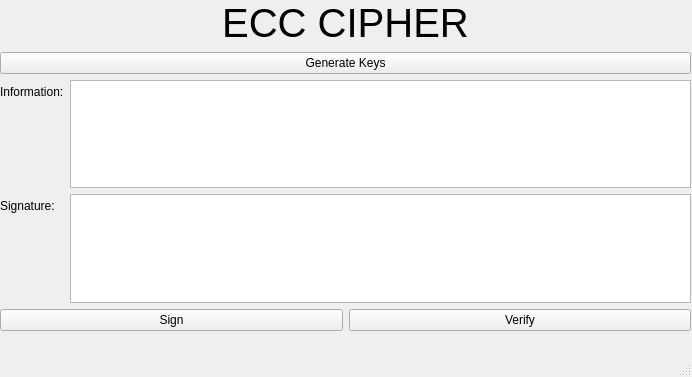
<?xml version="1.0" encoding="UTF-8"?>
<ui version="4.0">
 <class>MainWindow</class>
 <widget class="QMainWindow" name="MainWindow">
  <property name="geometry">
   <rect>
    <x>0</x>
    <y>0</y>
    <width>692</width>
    <height>377</height>
   </rect>
  </property>
  <property name="windowTitle">
   <string>MainWindow</string>
  </property>
  <widget class="QWidget" name="centralwidget">
   <widget class="QWidget" name="">
    <property name="geometry">
     <rect>
      <x>0</x>
      <y>0</y>
      <width>691</width>
      <height>331</height>
     </rect>
    </property>
    <layout class="QVBoxLayout" name="verticalLayout_2">
     <item>
      <layout class="QVBoxLayout" name="verticalLayout">
       <item>
        <widget class="QLabel" name="label">
         <property name="font">
          <font>
           <pointsize>30</pointsize>
          </font>
         </property>
         <property name="text">
          <string>ECC CIPHER</string>
         </property>
         <property name="alignment">
          <set>Qt::AlignCenter</set>
         </property>
        </widget>
       </item>
       <item>
        <widget class="QPushButton" name="btn_gen_keys">
         <property name="text">
          <string>Generate Keys</string>
         </property>
        </widget>
       </item>
      </layout>
     </item>
     <item>
      <layout class="QFormLayout" name="formLayout">
       <item row="0" column="0">
        <widget class="QLabel" name="label_2">
         <property name="text">
          <string>Information:</string>
         </property>
        </widget>
       </item>
       <item row="0" column="1">
        <widget class="QPlainTextEdit" name="txt_info"/>
       </item>
       <item row="1" column="0">
        <widget class="QLabel" name="label_3">
         <property name="text">
          <string>Signature:</string>
         </property>
        </widget>
       </item>
       <item row="1" column="1">
        <widget class="QPlainTextEdit" name="txt_sign"/>
       </item>
      </layout>
     </item>
     <item>
      <layout class="QHBoxLayout" name="horizontalLayout">
       <item>
        <widget class="QPushButton" name="btn_sign">
         <property name="text">
          <string>Sign</string>
         </property>
        </widget>
       </item>
       <item>
        <widget class="QPushButton" name="btn_verify">
         <property name="text">
          <string>Verify</string>
         </property>
        </widget>
       </item>
      </layout>
     </item>
    </layout>
   </widget>
  </widget>
  <widget class="QMenuBar" name="menubar">
   <property name="geometry">
    <rect>
     <x>0</x>
     <y>0</y>
     <width>692</width>
     <height>22</height>
    </rect>
   </property>
  </widget>
  <widget class="QStatusBar" name="statusbar"/>
 </widget>
 <resources/>
 <connections/>
</ui>
